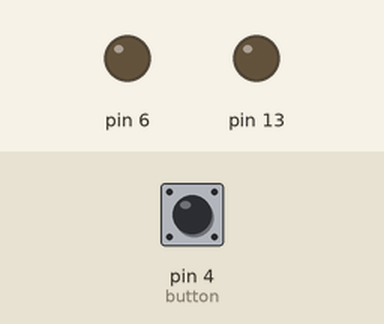
Simulated run of this sketch. Board: Arduino Uno, built with avr-gcc and run on an emulated ATmega328P. On the bench: output pins drawn as LEDs (lit = HIGH). Inputs (shaded band) come from the test bench; at power-on: pin 4 (button) LOW.

Above: at 1.2 s.
1.3 s: pin 4 (button) pulled HIGH for 3.2 s
At 5.4 s:
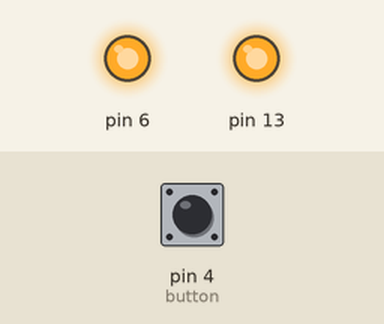
6.0 s: pin 4 (button) pulled HIGH for 0.15 s
At 6.7 s:
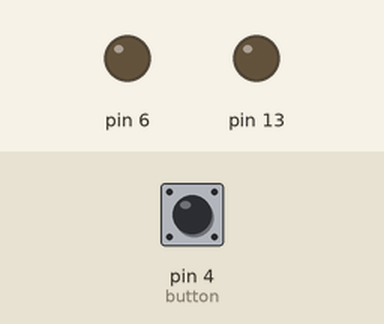
Timing chart, 0 to 9.0 s (numbered marks = the images above; inputs shaded):
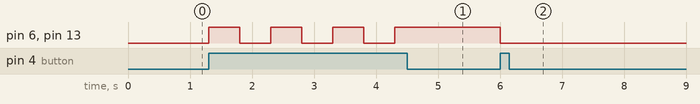

Measured:
- after the input at 1.3 s, pin 6, pin 13: alternates HIGH for 0.50 s and LOW for 0.50 s, 7 changes in all, then stays HIGH, starting at once
- after the input at 6.0 s, pin 6, pin 13: HIGH → LOW at once

The sketch:

10.OOP.ino
```cpp
/*
  Author:

  Learning Intention:
  The students will learn about the Object Oriented Paradigm and build their own
  classes and objects to manage hardware components.

  Success Criteria:
    1.  I understand what classes and objects are (blueprint vs instance)
    2.  I can create a class with private properties, public methods and a constructor
    3.  I understand the difference between public and private (encapsulation)
    4.  I can create multiple instances of my class to manage identical hardware

  Hardware (Grove cables to the base shield):
    LED module -> D6, plus the built-in LED on pin 13 as your second instance.
    Optional: Button module -> D4 or the ultrasonic sensor -> D2 for your own class.

  Documentation:
    https://www.youtube.com/watch?v=S_uaROFnWSg
    https://youtu.be/cUVryWbVkXk
*/

class Button {
  private:
    int pin;

  public:
    Button(int buttonPin) {
      pin = buttonPin;
    }

    void begin() {
      pinMode(pin, INPUT);
    }

    bool isPressed() {
      return digitalRead(pin) == HIGH;
    }
};

class Led {
  private:
    int pin;
    bool isOn;

  public:
    Led(int ledPin) {
      pin = ledPin;
      isOn = false;
    }

    void begin() {
      pinMode(pin, OUTPUT);
      digitalWrite(pin, LOW);
    }

    void turnOn() {
      digitalWrite(pin, HIGH);
      isOn = true;
    }

    void turnOff() {
      digitalWrite(pin, LOW);
      isOn = false;
    }

    void toggle() {
      if (isOn) {
        turnOff();
      } else {
        turnOn();
      }
    }
};

Button button(4);
Led moduleLed(6);
Led builtinLed(13);

void setup() {
  button.begin();
  moduleLed.begin();
  builtinLed.begin();
}

void loop() {
  if (button.isPressed()) {
    moduleLed.toggle();
    builtinLed.toggle();
    delay(500);
  }
}
```
